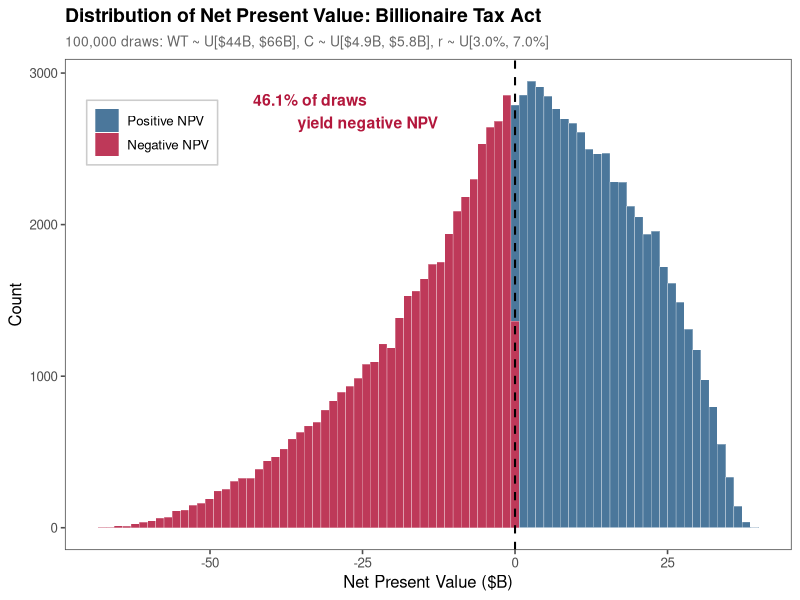
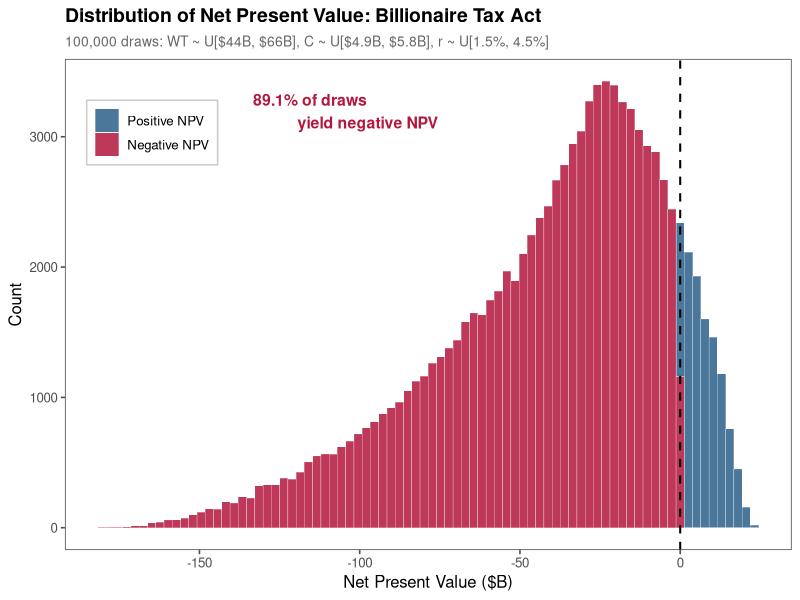
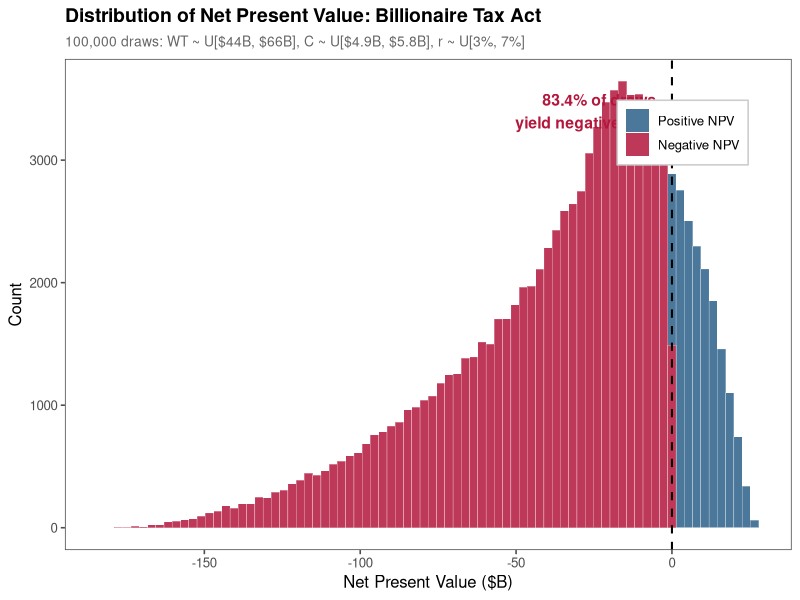
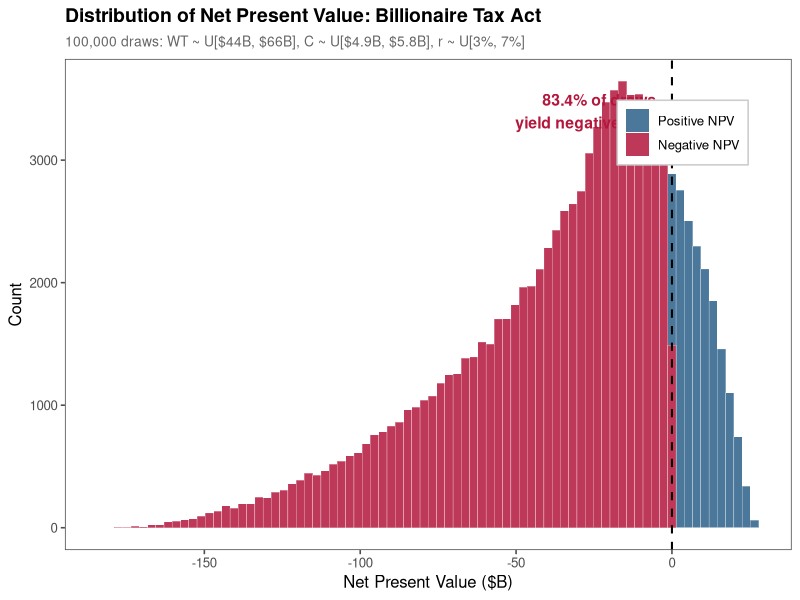
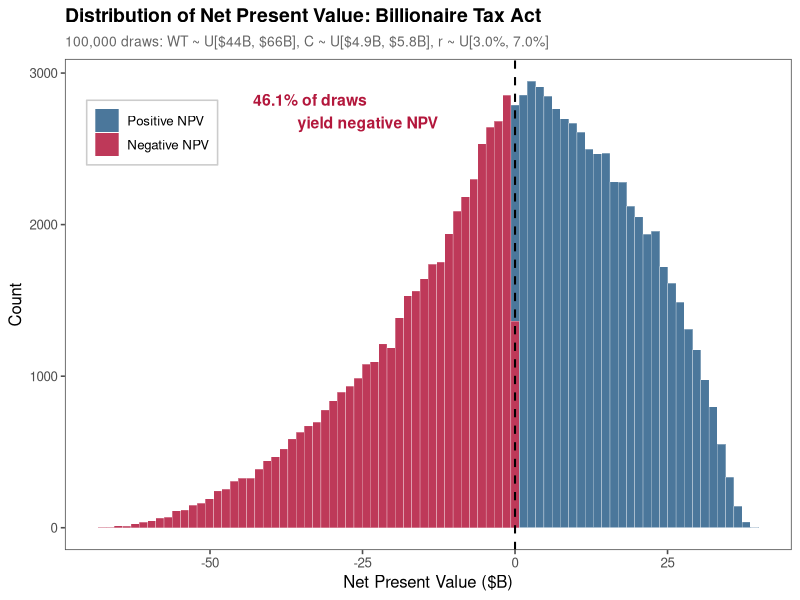
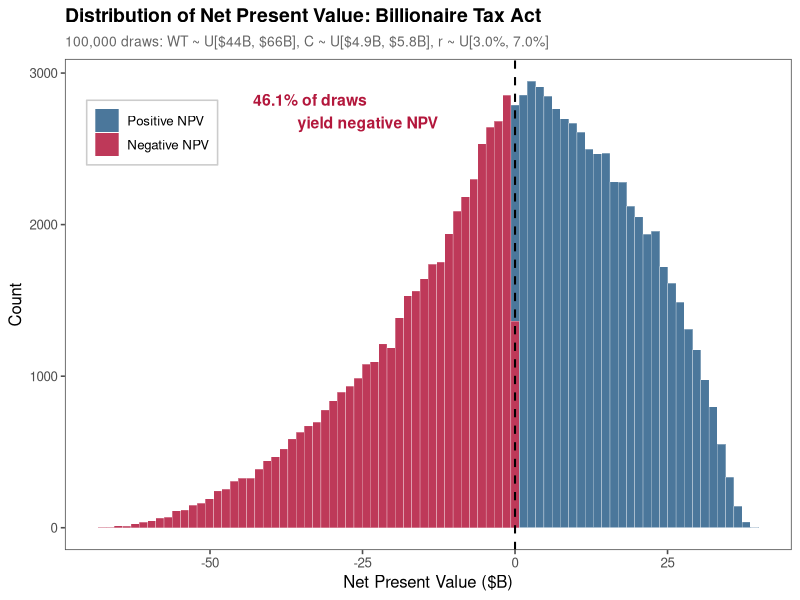
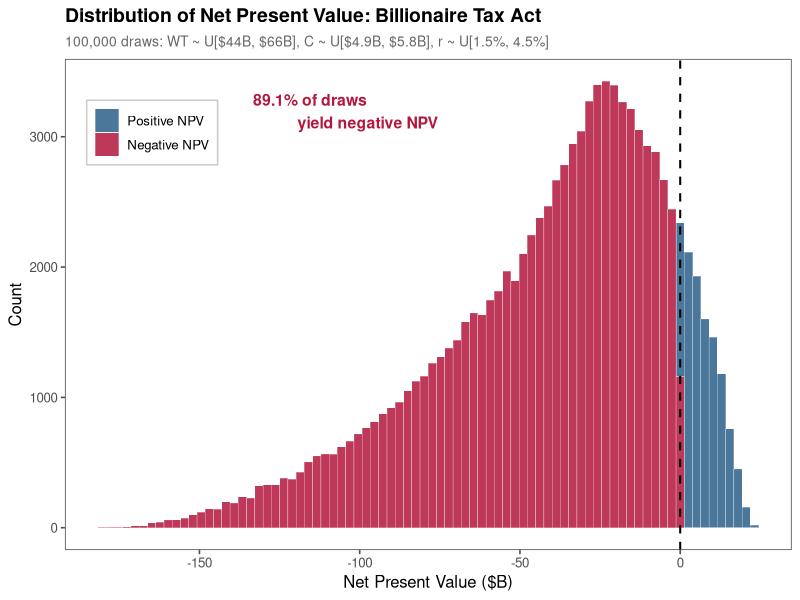
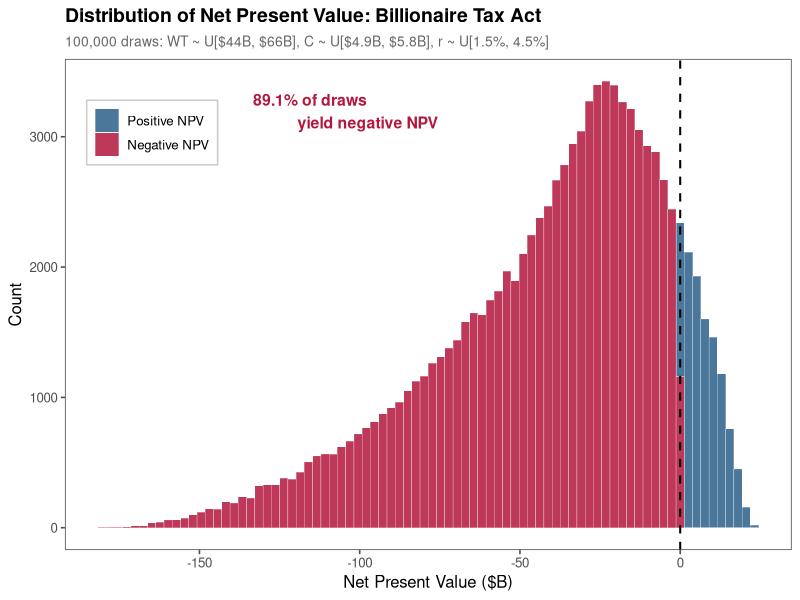

These figures' R source, in order:
# Billionaire Tax Act: NPV Distribution of Outcomes
# Date: February 2026
# Purpose: Simulate NPV across plausible parameter ranges, plot distribution
# =============================================================================
# PART 0: Load Packages
# =============================================================================
library(dplyr)
library(ggplot2)
library(ggthemes)

# Set seed
set.seed(2026)

# Set working directory (update as needed)
setwd("~/Documents/GitHub/wealth_tax")

#Working directory for home computer
setwd("/Users/ben/Documents/GitHub/wealth_tax")

# =============================================================================
# PART I: Define Parameters
# =============================================================================

# Fixed
baseline_revenue <- 107.04  # $B, no-departure wealth tax revenue

# Number of simulations
n_sims <- 100000

# =============================================================================
# PART II: Generate Random Parameter Draws
# =============================================================================

# WT: Wealth tax revenue ($44B to $66B, centered at $48B)
#   Triangular-ish: uniform draw across plausible range
wt <- runif(n_sims, min = 44, max = 66)

# C: Annual income tax contribution ($4.9B to $5.8B)
#   Uniform across Splinter lower bound to Pareto upper bound
c_income <- runif(n_sims, min = 4.9, max = 5.8)

# r: Real discount rate (3% to 7%)
#   Uniform across standard range
r_discount <- runif(n_sims, min = 0.015, max = 0.05)

# =============================================================================
# PART III: Compute NPV for Each Draw
# =============================================================================

# Implied departure fraction
f <- 1 - (wt / baseline_revenue)

# Annual lost income tax
annual_loss <- f * c_income

# PV of lost income tax stream (inflation-linked perpetuity)
pv_lost <- annual_loss / r_discount

# Net present value
npv <- wt - pv_lost

# Assemble results
results <- data.frame(
  wt = wt,
  c_income = c_income,
  r_discount = r_discount,
  f = f,
  annual_loss = annual_loss,
  pv_lost = pv_lost,
  npv = npv
)

# =============================================================================
# PART IV: Summary Statistics
# =============================================================================

cat("=== NPV Distribution Summary ===\n")
cat(sprintf("  Simulations:        %d\n", n_sims))
cat(sprintf("  Mean NPV:           $%.1fB\n", mean(results$npv)))
cat(sprintf("  Median NPV:         $%.1fB\n", median(results$npv)))
cat(sprintf("  Std Dev:            $%.1fB\n", sd(results$npv)))
cat(sprintf("  Min NPV:            $%.1fB\n", min(results$npv)))
cat(sprintf("  Max NPV:            $%.1fB\n", max(results$npv)))
cat(sprintf("  Pct Negative NPV:   %.1f%%\n", 100 * mean(results$npv < 0)))
cat(sprintf("  Pct Below -$10B:    %.1f%%\n", 100 * mean(results$npv < -10)))
cat(sprintf("  Pct Below -$25B:    %.1f%%\n", 100 * mean(results$npv < -25)))

# =============================================================================
# PART V: Plot Distribution of NPV Outcomes
# =============================================================================

pct_negative <- round(100 * mean(results$npv < 0), 1)

p <- ggplot(results, aes(x = npv)) +
  geom_histogram(aes(fill = npv < 0), bins = 80, alpha = 0.85, color = "white", linewidth = 0.1) +
  scale_fill_manual(
    values = c("TRUE" = "#B3173C", "FALSE" = "#2C5F8A"),
    labels = c("TRUE" = "Negative NPV", "FALSE" = "Positive NPV"),
    name = NULL
  ) +
  geom_vline(xintercept = 0, linetype = "dashed", color = "black", linewidth = 0.7) +
  annotate("text", x = -5, y = Inf, vjust = 2, hjust = 1,
           label = paste0(pct_negative, "% of draws\nyield negative NPV"),
           size = 4, fontface = "bold", color = "#B3173C") +
  labs(
    title = "Distribution of Net Present Value: Billionaire Tax Act",
    subtitle = paste0("100,000 draws: WT ~ U[$44B, $66B], C ~ U[$4.9B, $5.8B], r ~ U[3%, 7%]"),
    x = "Net Present Value ($B)",
    y = "Count"
  ) +
  theme_few() +
  theme(
    plot.title = element_text(face = "bold", size = 14),
    plot.subtitle = element_text(size = 10, color = "gray40"),
    legend.position = c(0.85, 0.85),
    legend.background = element_rect(fill = "white", color = "gray80")
  )

ggsave("npv_distribution.png", p, width = 10, height = 6, dpi = 300)
ggsave("npv_distribution.pdf", p, width = 10, height = 6)

cat("\nPlots saved: npv_distribution.png, npv_distribution.pdf\n")


## =============================================================================
# PART V: Simulation Function (call once per specification)
# =============================================================================

run_npv_sim <- function(r_min, r_max, filename_tag) {
  
  wt <- runif(n_sims, min = 44, max = 66)
  c_income <- runif(n_sims, min = 4.9, max = 5.8)
  r_discount <- runif(n_sims, min = r_min, max = r_max)
  
  f <- 1 - (wt / baseline_revenue)
  annual_loss <- f * c_income
  pv_lost <- annual_loss / r_discount
  npv <- wt - pv_lost
  
  results <- data.frame(wt, c_income, r_discount, f, annual_loss, pv_lost, npv)
  
  # Summary
  cat(sprintf("\n=== NPV Distribution Summary (r ~ U[%.1f%%, %.1f%%]) ===\n", r_min*100, r_max*100))
  cat(sprintf("  Mean NPV:           $%.1fB\n", mean(results$npv)))
  cat(sprintf("  Median NPV:         $%.1fB\n", median(results$npv)))
  cat(sprintf("  Std Dev:            $%.1fB\n", sd(results$npv)))
  cat(sprintf("  Pct Negative NPV:   %.1f%%\n", 100 * mean(results$npv < 0)))
  
  # Plot
  pct_negative <- round(100 * mean(results$npv < 0), 1)
  r_label <- sprintf("r ~ U[%.1f%%, %.1f%%]", r_min*100, r_max*100)
  
  p <- ggplot(results, aes(x = npv)) +
    geom_histogram(aes(fill = npv < 0), bins = 80, alpha = 0.85, 
                   color = "white", linewidth = 0.1) +
    scale_fill_manual(
      values = c("TRUE" = "#B3173C", "FALSE" = "#2C5F8A"),
      labels = c("TRUE" = "Negative NPV", "FALSE" = "Positive NPV"),
      name = NULL
    ) +
    geom_vline(xintercept = 0, linetype = "dashed", color = "black", 
               linewidth = 0.7) +
    annotate("text", x = -Inf, y = Inf, vjust = 2, hjust = -1.65,
             label = paste0(pct_negative, "% of draws\nyield negative NPV"),
             size = 4, fontface = "bold", color = "#B3173C") +
    labs(
      title = "Distribution of Net Present Value: Billionaire Tax Act",
      subtitle = paste0("100,000 draws: WT ~ U[$44B, $66B], C ~ U[$4.9B, $5.8B], ", r_label),
      x = "Net Present Value ($B)",
      y = "Count"
    ) +
    theme_few() +
    theme(
      plot.title = element_text(face = "bold", size = 14),
      plot.subtitle = element_text(size = 10, color = "gray40"),
      legend.position = c(0.12, 0.85),
      legend.background = element_rect(fill = "white", color = "gray80")
    )
  print(p)
  ggsave(paste0("npv_distribution_", filename_tag, ".png"), p, 
         width = 10, height = 6, dpi = 300)
  ggsave(paste0("npv_distribution_", filename_tag, ".pdf"), p, 
         width = 10, height = 6)
  
  cat(sprintf("  Saved: npv_distribution_%s.png/.pdf\n", filename_tag))
}

# =============================================================================
# PART VI: Run Both Specifications
# =============================================================================

run_npv_sim(0.03, 0.07, "3to7")
run_npv_sim(0.015, 0.045, "1.5to4.5")
